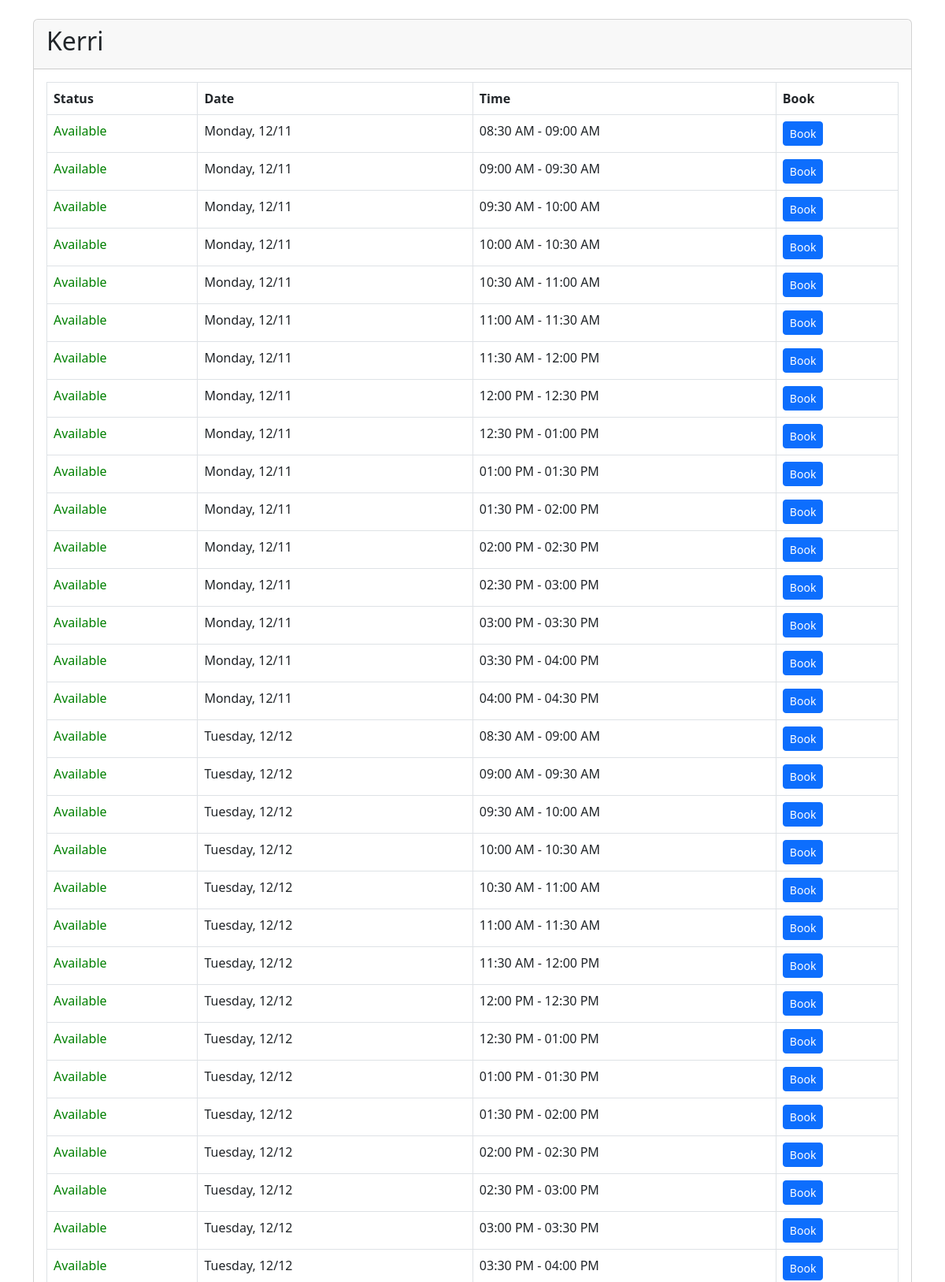
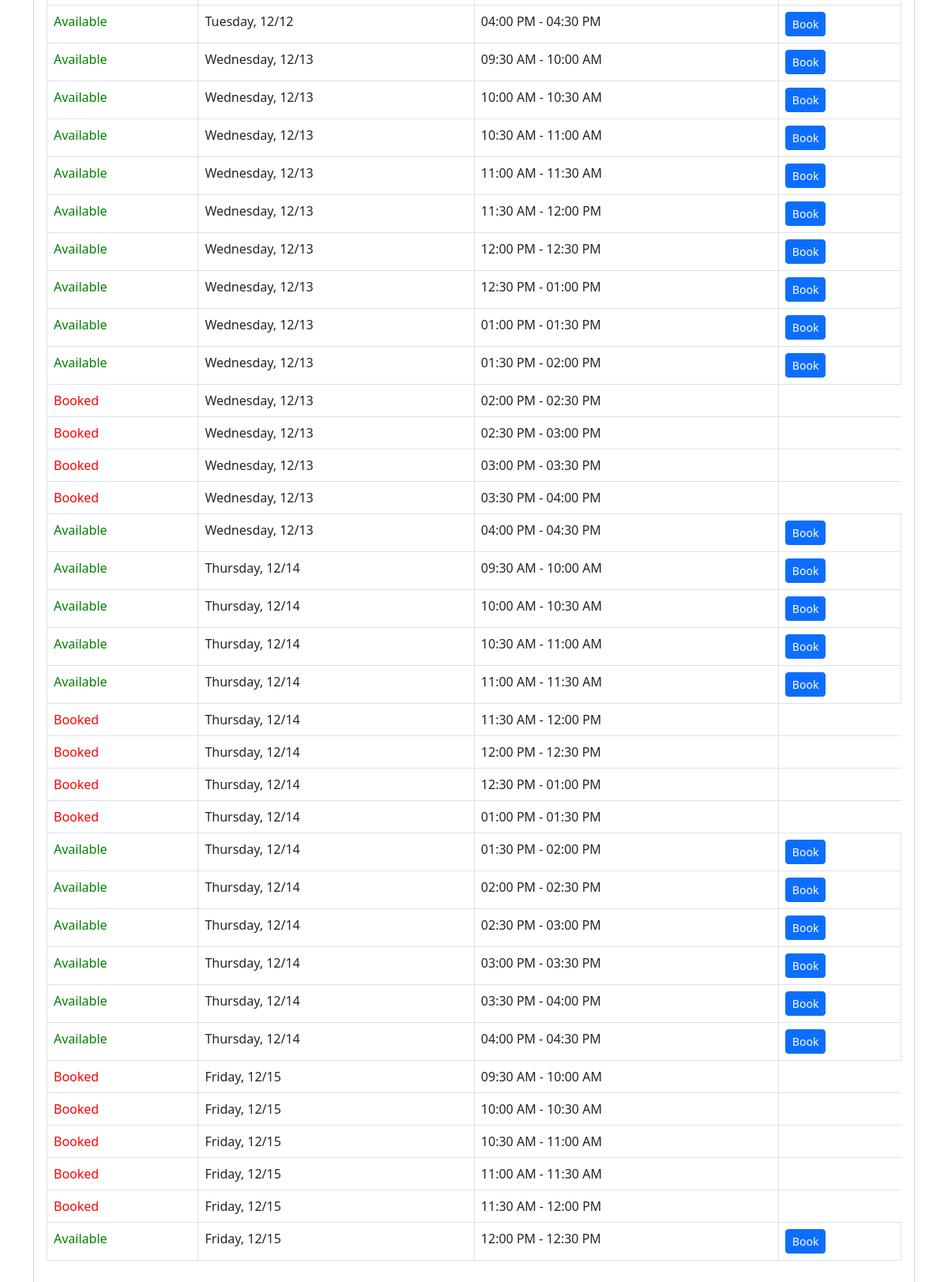
The app's page /book_expanded.php?slotStart=2023-12-11&slotEnd=2023-12-15&stylist=Kerri with its own data (2 pictures, top to bottom).
### tables this page shows
CREATE TABLE `Appointment` (
  `AppointmentID` int(11) NOT NULL,
  `StaffID` int(11) DEFAULT NULL,
  `AppointmentDate` date DEFAULT NULL,
  `StartTime` time DEFAULT NULL,
  `EndTime` time DEFAULT NULL,
  `ClientID` int(11) NOT NULL
);

### book_expanded.php (the view, shortened to what this page needs)
<!DOCTYPE html>
<html lang="en">
<head>
    <link href="https://cdn.jsdelivr.net/npm/bootstrap@5.3.0/dist/css/bootstrap.min.css" rel="stylesheet">
</head>
<body>
<div class="container">
    <?php
    $color = "green";
    $stylistName = $_GET["stylist"];
    $disabled = "";
    echo "<div class='card mt-4'>";
    echo "<div class='card-header'><h2>$stylistName</h2></div>";
    echo "<div class='card-body'>";
    require_once("global.php");
    $startDate = $_GET["slotStart"];
    $endDate = $_GET["slotEnd"];
    $stylistName = $_GET["stylist"];
    $timeSlots = [];
    for ($day = strtotime($startDate); $day <= strtotime($endDate); $day = strtotime('+1 day', $day)) {
        $currentDate = date('Y-m-d', $day);
        $queryAvailability = "SELECT StartTime, EndTime FROM Availability
                              WHERE StaffID IN (SELECT StaffID FROM Staff WHERE FirstName = '$stylistName')
                              AND DayOfWeek = DAYNAME('$currentDate')";
        $availabilityResult = $connection->query($queryAvailability);
        if ($availabilityResult->num_rows > 0) {
            $availabilityData = $availabilityResult->fetch_assoc();
            $startAvailability = strtotime($currentDate . ' ' . $availabilityData['StartTime']);
            $endAvailability = strtotime($currentDate . ' ' . $availabilityData['EndTime']);
            while ($startAvailability < $endAvailability) {
                $timeSlots[$currentDate][] = date('H:i', $startAvailability);
                $startAvailability = strtotime('30 minutes', $startAvailability);
            }
        }
    }
    $queryAppointments = "SELECT AppointmentDate, StartTime, EndTime FROM Appointment
                          WHERE AppointmentDate BETWEEN '$startDate' AND '$endDate'
                          AND StaffID IN (SELECT StaffID FROM Staff WHERE FirstName = '$stylistName')";
    $appointmentsResult = $connection->query($queryAppointments);
    $bookedAppointments = [];
    if ($appointmentsResult->num_rows > 0) {
        while ($row = $appointmentsResult->fetch_assoc()) {
            $bookedDate = $row['AppointmentDate'];
            $startTime = $row['StartTime'];
            $endTime = $row['EndTime'];
            $bookedAppointments[$bookedDate][] = ['start' => $startTime, 'end' => $endTime];
        }
    }
    echo '<table class="table table-bordered">';
    echo '<thead class="thead-dark"><tr><th>Status</th><th>Date</th><th>Time</th><th>Book</th></tr></thead>';
    echo '<tbody>';
foreach ($timeSlots as $date => $slots) {
    foreach ($slots as $slot) {
        $status = 'Available';
        $endTime = date('h:i A', strtotime('+30 minutes', strtotime($slot)));
        $dateFormatted = date("l, m/d", strtotime($date));
        echo "<tr>";
        if (isset($bookedAppointments[$date])) {
            foreach ($bookedAppointments[$date] as $bookedSlot) {
                if ($slot >= $bookedSlot['start'] && $slot < $bookedSlot['end']) {
                    $status = 'Booked';
                    $disabled = "disabled";
                    $color = "red";
                    break;
                } else {
                    $color = "green";
                }
            }
        }
		echo "<td style='color: $color'>$status</td>";
        echo "<td>$dateFormatted</td>";
        $startPrint = date('h:i A', strtotime('-30 minutes', strtotime($slot)));
        $endPrint = date('h:i A', strtotime('-30 minutes', strtotime($endTime)));
        echo "<td>$startPrint - $endPrint</td>";
        if($status != "Booked"){
        	echo "<td><a href='external_api.php' class='btn btn-sm btn-primary' $disabled>Book</a></td>";
        }
        echo "</tr>";
    }
}
    echo '</tbody></table></div></div>';
    ?>
</div>
</body>
</html>

### records on screen
appointment: status "Booked"
appointment: status "Booked"
appointment: status "Booked"

### other values on screen
$stylistName "Kerri"
$status "Available"
$dateFormatted "Monday, 12/11"
$startPrint "08:30 AM"
$endPrint "09:00 AM"
$startPrint "09:00 AM"
$endPrint "09:30 AM"
$startPrint "09:30 AM"
$endPrint "10:00 AM"
$startPrint "10:00 AM"
$endPrint "10:30 AM"
$startPrint "10:30 AM"
$endPrint "11:00 AM"
$startPrint "11:00 AM"
$endPrint "11:30 AM"
